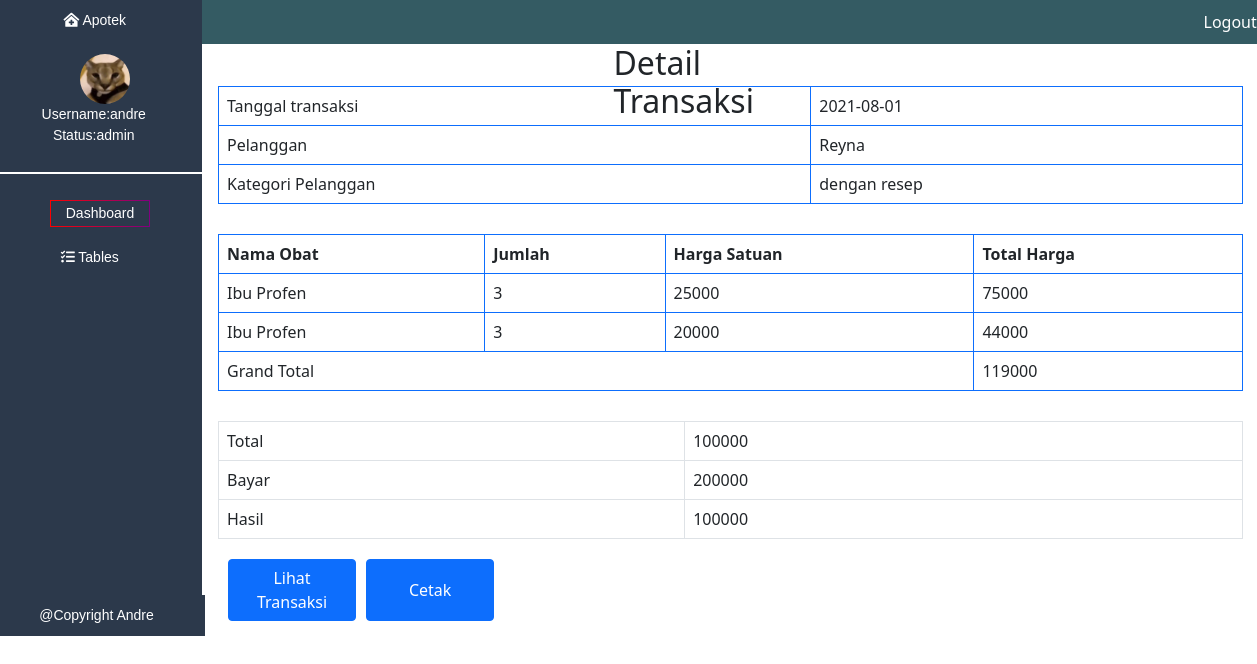
The app's page /transaksi_detail.php?idtransaksi=1&input_obat=true (signed in) with its own data.
### tables this page shows
CREATE TABLE `tb_transaksi` (
  `idtransaksi` int(5) NOT NULL AUTO_INCREMENT,
  `tgltransaksi` date NOT NULL,
  `idpelanggan` int(4) NOT NULL,
  `kategoripelanggan` varchar(15) NOT NULL,
  `totalbayar` double DEFAULT NULL,
  `bayar` double DEFAULT NULL,
  `kembali` double DEFAULT NULL,
  `namapelanggan` varchar(20) NOT NULL,
  `namakaryawan` varchar(20) DEFAULT NULL,
  PRIMARY KEY (`idtransaksi`),
  KEY `idpelanggan` (`idpelanggan`),
  CONSTRAINT `tb_transaksi_ibfk_1` FOREIGN KEY (`idpelanggan`) REFERENCES `tb_pelanggan` (`idpelanggan`)
);

CREATE TABLE `tb_pelanggan` (
  `idpelanggan` int(4) NOT NULL AUTO_INCREMENT,
  `namalengkap` varchar(50) NOT NULL,
  `alamat` varchar(100) NOT NULL,
  `telp` int(15) NOT NULL,
  `usia` int(2) NOT NULL,
  `buktifotoresep` varchar(255) NOT NULL,
  PRIMARY KEY (`idpelanggan`)
);

CREATE TABLE `tb_detail_transaksi` (
  `iddetailtransaksi` int(5) NOT NULL AUTO_INCREMENT,
  `idtransaksi` int(5) NOT NULL,
  `idobat` int(4) NOT NULL,
  `jumlah` int(3) NOT NULL,
  `hargasatuan` double NOT NULL,
  `totalharga` double NOT NULL,
  PRIMARY KEY (`iddetailtransaksi`),
  KEY `idtransaksi` (`idtransaksi`),
  KEY `idobat` (`idobat`),
  CONSTRAINT `tb_detail_transaksi_ibfk_1` FOREIGN KEY (`idtransaksi`) REFERENCES `tb_transaksi` (`idtransaksi`),
  CONSTRAINT `tb_detail_transaksi_ibfk_2` FOREIGN KEY (`idobat`) REFERENCES `tb_obat` (`idobat`)
);

CREATE TABLE `tb_obat` (
  `idobat` int(4) NOT NULL,
  `idsupplier` int(4) NOT NULL,
  `namaobat` varchar(100) NOT NULL,
  `kategoriobat` varchar(10) NOT NULL,
  `hargajual` double NOT NULL,
  `hargabeli` double NOT NULL,
  `stock_obat` int(11) NOT NULL,
  `keterangan` text NOT NULL,
  PRIMARY KEY (`idobat`),
  KEY `idsupplier` (`idsupplier`),
  CONSTRAINT `tb_obat_ibfk_1` FOREIGN KEY (`idsupplier`) REFERENCES `tb_supplier` (`idsupplier`)
);

### transaksi_detail.php (the view, shortened to what this page needs)
<?php
    include 'koneksi.php';
    $idtransaksi=$_GET["idtransaksi"];
    $query="SELECT tbt.*, tbp.namalengkap FROM tb_transaksi tbt
    LEFT JOIN tb_pelanggan tbp ON tbp.idpelanggan = tbt.idpelanggan
    WHERE tbt.idtransaksi='$idtransaksi'";
    $result = mysqli_query($koneksi, $query);
    $datatransaksi = mysqli_fetch_assoc($result);
?>
<html lang="en">
<head>
    <link rel="stylesheet" href="dah.css">
    <link rel="stylesheet" href="https://pro.fontawesome.com/releases/v5.10.0/css/all.css"/>
    <link href="https://cdn.jsdelivr.net/npm/bootstrap@5.1.0/dist/css/bootstrap.min.css" rel="stylesheet">
</head>
<body>
    <?php
    if($_SESSION["leveluser"]=="admin"){
    ?>
<div class="row">
            <div class="col-2 awal"><i class="fas fa-clinic-medical"></i> Apotek</div>
            <?php
            if(isset($_SESSION["username"])){
            ?>
            <div class="col-10 dua"><a href="logout.php" class="link">Logout</a></div>
            <?php } ?>
        </div>
        <div class="row">
            <div class="col-2 awal"><div class="img"></div> <p id="sen" style="margin-left: -2px;">Username:<?php echo $_SESSION["username"];?><br>Status:<?php echo $_SESSION["leveluser"];?></p></div>
            <div class="col-6"><h2 style="margin-left: 400px;">Detail Transaksi</h2></div>
        </div>
        <div class="row">
          <div class="col-2 awal"><p id="line"></p></div>
        </div>
        <div class="row">
          <div class="col-2 awal"><div class="wapo"><div class="module"><a href="dashboard.php" style="color: white; text-decoration:none;">Dashboard</a></div></div></div>
        </div>
        <div class="row">
          <div class="col-2 awal" style="height:358px;"><a class="nara" data-bs-toggle="collapse" href="#collapseExample" role="button" aria-expanded="false" aria-controls="collapseExample"><i class="fas fa-tasks"></i> Tables</a>
        </div>
        <div class="row">
          <div class="col-2 awal" style="width: 217px;"> @Copyright Andre</div>
        </div>
    <table class="table table-bordered border-primary table-hover" style="width: 80%;margin-left: 230px;margin-top: -550px;margin-bottom: 450px;">
        <td>Tanggal transaksi</td>
        <td><?php echo $datatransaksi["tgltransaksi"]; ?></td>
        <tr>
            <td>Pelanggan</td>
            <td><?php echo $datatransaksi["namalengkap"]; ?></td>
        </tr>
        <tr>
            <td>Kategori Pelanggan</td>
            <td><?php echo $datatransaksi["kategoripelanggan"]; ?></td>
        </tr>
    </table>
    <table class="table table-bordered border-primary" style="width: 80%;margin-left: 230px;margin-top: -420px;margin-bottom: 450px;">
        <thead>
            <th>Nama Obat</th>
            <th>Jumlah</th>
            <th>Harga Satuan</th>
            <th>Total Harga</th>
        </thead>
        <?php
        $query = "SELECT tbo.namaobat, tbd.* FROM tb_detail_transaksi tbd
        LEFT JOIN tb_obat tbo ON tbo.idobat = tbd.idobat WHERE tbd.idtransaksi = '$idtransaksi'";
        $result = mysqli_query($koneksi, $query);
        while($row = mysqli_fetch_assoc($result)){
        ?>
        <tr>
            <td><?php echo $row['namaobat'] ?></td>
            <td><?php echo $row['jumlah'] ?></td>
            <td><?php echo $row['hargasatuan'] ?></td>
            <td><?php echo $row['totalharga'] ?></td>
        </tr>
        <?php
            }
        ?>
        <tr>
        <td colspan="3">Grand Total</td>
        <td>
            <?php
                $query="SELECT totalharga FROM tb_detail_transaksi WHERE idtransaksi='$idtransaksi'";
                $result = mysqli_query($koneksi, $query);
                $grandtotal=0;
                while($row= mysqli_fetch_assoc($result)){
                    $grandtotal=$grandtotal+$row["totalharga"];
                }
                echo $grandtotal;
            ?>
        </td>
        </tr>
    </table>
     <?php
        if(isset($datatransaksi["totalbayar"])) {
        ?>
                <table class="table table-bordered" style="width: 80%;margin-left: 230px;margin-top: -420px;margin-bottom: 450px;">
                    <td>Total</td>
                    <td><?php echo $datatransaksi["totalbayar"]; ?></td>
                    <tr>
                        <td>Bayar</td>
                        <td><?php echo $datatransaksi["bayar"]; ?></td>
                    </tr>
                    <tr>
                        <td>Hasil</td>
                        <td><?php echo $datatransaksi["kembali"]; ?></td>
                    </tr>
                </table>
                <a href="viewtransaksi.php?oke=Data telah terupdate" class="btn btn-primary" style="width: 10%;margin-left: 240px;margin-top: -430px;margin-bottom: 430px;">Lihat Transaksi</a>
                <button class="btn btn-primary" onclick="window.print()" style="width: 10%;margin-left: 10px;margin-top: -430px;margin-bottom: 430px;">Cetak</button>
        <?php } ?>
 <?php } ?>
</body>
</html>

### dah.css (style rules this page uses)
body { overflow-x: hidden; overflow-y: hidden; }
a { text-decoration: none; }
.awal { background-color: #2C394B; font-size: 14px; color: white; font-family: Verdana, Geneva, Tahoma, sans-serif; text-align: center; padding: 10px; }
.dua { background-color: #345B63; padding: 10px; }
.link { text-decoration: none; color: white; margin-left: 990px; float: left; }
.img { background-image:url(image/hecker.jpeg); border-radius: 100px; background-size: cover; width: 50px; height: 50px; margin-left: 80px; }
#sen { font-size: 14px; }
.nara { text-decoration: none; color: white; margin-left: -10px; }
.nara::after { content: ''; width: 0%; transition: width 0.3s; }
.wapo { margin-top: -10px; position: relative; background: linear-gradient(to right, red, purple); max-width: 100px; margin-left: 50px; padding: 1px; }
.module { background: #2C394B; color: white; padding: 2px; }
#line::after { content:''; display: block; border: 1px solid rgb(255, 255, 255); width: 210px; margin-top: -10px; }

### records on screen
tb_transaksi: tgltransaksi "2021-08-01", idpelanggan.namalengkap "Reyna", kategoripelanggan "dengan resep", totalbayar "100000", bayar "200000", kembali "100000"
tb_detail_transaksi: idobat.namaobat "Ibu Profen", jumlah "3", hargasatuan "25000", totalharga "75000"
tb_detail_transaksi: idobat.namaobat "Ibu Profen", jumlah "3", hargasatuan "20000", totalharga "44000"

### other values on screen
$_SESSION["username"] "andre"
$_SESSION["leveluser"] "admin"
$grandtotal "119000"
